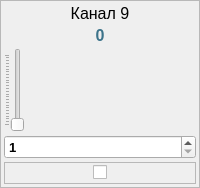
                 <widget class="QFrame" name="frPwr9">
                  <property name="minimumSize">
                   <size>
                    <width>80</width>
                    <height>0</height>
                   </size>
                  </property>
                  <property name="frameShape">
                   <enum>QFrame::StyledPanel</enum>
                  </property>
                  <property name="frameShadow">
                   <enum>QFrame::Raised</enum>
                  </property>
                  <layout class="QVBoxLayout" name="verticalLayout_14">
                   <property name="spacing">
                    <number>3</number>
                   </property>
                   <property name="leftMargin">
                    <number>3</number>
                   </property>
                   <property name="topMargin">
                    <number>3</number>
                   </property>
                   <property name="rightMargin">
                    <number>3</number>
                   </property>
                   <property name="bottomMargin">
                    <number>3</number>
                   </property>
                   <item>
                    <widget class="QLabel" name="lblTitlePwr9">
                     <property name="font">
                      <font>
                       <pointsize>12</pointsize>
                      </font>
                     </property>
                     <property name="text">
                      <string>Канал 9</string>
                     </property>
                     <property name="alignment">
                      <set>Qt::AlignCenter</set>
                     </property>
                    </widget>
                   </item>
                   <item>
                    <widget class="QLabel" name="lblValuePwr9">
                     <property name="palette">
                      <palette>
                       <active>
                        <colorrole role="WindowText">
                         <brush brushstyle="SolidPattern">
                          <color alpha="255">
                           <red>60</red>
                           <green>115</green>
                           <blue>138</blue>
                          </color>
                         </brush>
                        </colorrole>
                        <colorrole role="Text">
                         <brush brushstyle="SolidPattern">
                          <color alpha="255">
                           <red>10</red>
                           <green>121</green>
                           <blue>131</blue>
                          </color>
                         </brush>
                        </colorrole>
                       </active>
                       <inactive>
                        <colorrole role="WindowText">
                         <brush brushstyle="SolidPattern">
                          <color alpha="255">
                           <red>60</red>
                           <green>115</green>
                           <blue>138</blue>
                          </color>
                         </brush>
                        </colorrole>
                        <colorrole role="Text">
                         <brush brushstyle="SolidPattern">
                          <color alpha="255">
                           <red>10</red>
                           <green>121</green>
                           <blue>131</blue>
                          </color>
                         </brush>
                        </colorrole>
                       </inactive>
                       <disabled>
                        <colorrole role="WindowText">
                         <brush brushstyle="SolidPattern">
                          <color alpha="255">
                           <red>120</red>
                           <green>120</green>
                           <blue>120</blue>
                          </color>
                         </brush>
                        </colorrole>
                        <colorrole role="Text">
                         <brush brushstyle="SolidPattern">
                          <color alpha="255">
                           <red>120</red>
                           <green>120</green>
                           <blue>120</blue>
                          </color>
                         </brush>
                        </colorrole>
                       </disabled>
                      </palette>
                     </property>
                     <property name="font">
                      <font>
                       <pointsize>12</pointsize>
                       <weight>75</weight>
                       <bold>true</bold>
                      </font>
                     </property>
                     <property name="text">
                      <string>0</string>
                     </property>
                     <property name="alignment">
                      <set>Qt::AlignCenter</set>
                     </property>
                    </widget>
                   </item>
                   <item>
                    <widget class="QSlider" name="sldPwr9">
                     <property name="minimum">
                      <number>1</number>
                     </property>
                     <property name="maximum">
                      <number>250</number>
                     </property>
                     <property name="orientation">
                      <enum>Qt::Vertical</enum>
                     </property>
                     <property name="tickPosition">
                      <enum>QSlider::TicksAbove</enum>
                     </property>
                     <property name="tickInterval">
                      <number>10</number>
                     </property>
                    </widget>
                   </item>
                   <item>
                    <widget class="QSpinBox" name="edValuePwr9">
                     <property name="font">
                      <font>
                       <pointsize>10</pointsize>
                       <weight>75</weight>
                       <bold>true</bold>
                      </font>
                     </property>
                     <property name="minimum">
                      <number>1</number>
                     </property>
                     <property name="maximum">
                      <number>250</number>
                     </property>
                     <property name="singleStep">
                      <number>10</number>
                     </property>
                    </widget>
                   </item>
                   <item>
                    <widget class="QFrame" name="frCbPwr9">
                     <property name="frameShape">
                      <enum>QFrame::StyledPanel</enum>
                     </property>
                     <property name="frameShadow">
                      <enum>QFrame::Raised</enum>
                     </property>
                     <layout class="QHBoxLayout" name="horizontalLayout_15">
                      <property name="spacing">
                       <number>0</number>
                      </property>
                      <property name="leftMargin">
                       <number>0</number>
                      </property>
                      <property name="topMargin">
                       <number>0</number>
                      </property>
                      <property name="rightMargin">
                       <number>0</number>
                      </property>
                      <property name="bottomMargin">
                       <number>0</number>
                      </property>
                      <item>
                       <spacer name="horizontalSpacer_17">
                        <property name="orientation">
                         <enum>Qt::Horizontal</enum>
                        </property>
                        <property name="sizeHint" stdset="0">
                         <size>
                          <width>24</width>
                          <height>20</height>
                         </size>
                        </property>
                       </spacer>
                      </item>
                      <item>
                       <widget class="QCheckBox" name="cbPwr9">
                        <property name="text">
                         <string/>
                        </property>
                       </widget>
                      </item>
                      <item>
                       <spacer name="horizontalSpacer_18">
                        <property name="orientation">
                         <enum>Qt::Horizontal</enum>
                        </property>
                        <property name="sizeHint" stdset="0">
                         <size>
                          <width>24</width>
                          <height>20</height>
                         </size>
                        </property>
                       </spacer>
                      </item>
                     </layout>
                    </widget>
                   </item>
                  </layout>
                 </widget>
